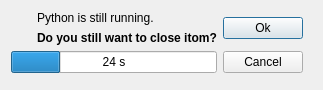
<?xml version="1.0" encoding="UTF-8"?>
<ui version="4.0">
 <class>DialogCloseItom</class>
 <widget class="QDialog" name="DialogCloseItom">
  <property name="geometry">
   <rect>
    <x>0</x>
    <y>0</y>
    <width>323</width>
    <height>89</height>
   </rect>
  </property>
  <property name="maximumSize">
   <size>
    <width>323</width>
    <height>89</height>
   </size>
  </property>
  <property name="windowTitle">
   <string>close itom</string>
  </property>
  <layout class="QGridLayout" name="gridLayout">
   <item row="0" column="0">
    <widget class="QLabel" name="labelImage">
     <property name="maximumSize">
      <size>
       <width>32</width>
       <height>32</height>
      </size>
     </property>
     <property name="text">
      <string/>
     </property>
     <property name="pixmap">
      <pixmap>../icons/stopScript.png</pixmap>
     </property>
    </widget>
   </item>
   <item row="0" column="1">
    <layout class="QVBoxLayout" name="verticalLayout_2">
     <item>
      <widget class="QLabel" name="label_2">
       <property name="text">
        <string>Python is still running.</string>
       </property>
      </widget>
     </item>
     <item>
      <widget class="QLabel" name="label_3">
       <property name="font">
        <font>
         <weight>75</weight>
         <bold>true</bold>
        </font>
       </property>
       <property name="text">
        <string>Do you still want to close itom?</string>
       </property>
      </widget>
     </item>
    </layout>
   </item>
   <item row="0" column="2" rowspan="3">
    <layout class="QVBoxLayout" name="verticalLayout_3">
     <property name="leftMargin">
      <number>0</number>
     </property>
     <item>
      <widget class="QPushButton" name="pushButtonOk">
       <property name="text">
        <string>Ok</string>
       </property>
      </widget>
     </item>
     <item>
      <widget class="QPushButton" name="pushButtonCancel">
       <property name="text">
        <string>Cancel</string>
       </property>
      </widget>
     </item>
    </layout>
   </item>
   <item row="0" column="3">
    <spacer name="horizontalSpacer">
     <property name="orientation">
      <enum>Qt::Horizontal</enum>
     </property>
     <property name="sizeHint" stdset="0">
      <size>
       <width>40</width>
       <height>20</height>
      </size>
     </property>
    </spacer>
   </item>
   <item row="1" column="0" colspan="2">
    <widget class="QProgressBar" name="progressBarClose">
     <property name="value">
      <number>24</number>
     </property>
     <property name="format">
      <string>%p s</string>
     </property>
    </widget>
   </item>
   <item row="2" column="0">
    <spacer name="verticalSpacer_2">
     <property name="orientation">
      <enum>Qt::Vertical</enum>
     </property>
     <property name="sizeHint" stdset="0">
      <size>
       <width>20</width>
       <height>40</height>
      </size>
     </property>
    </spacer>
   </item>
  </layout>
 </widget>
 <resources/>
 <connections/>
</ui>
